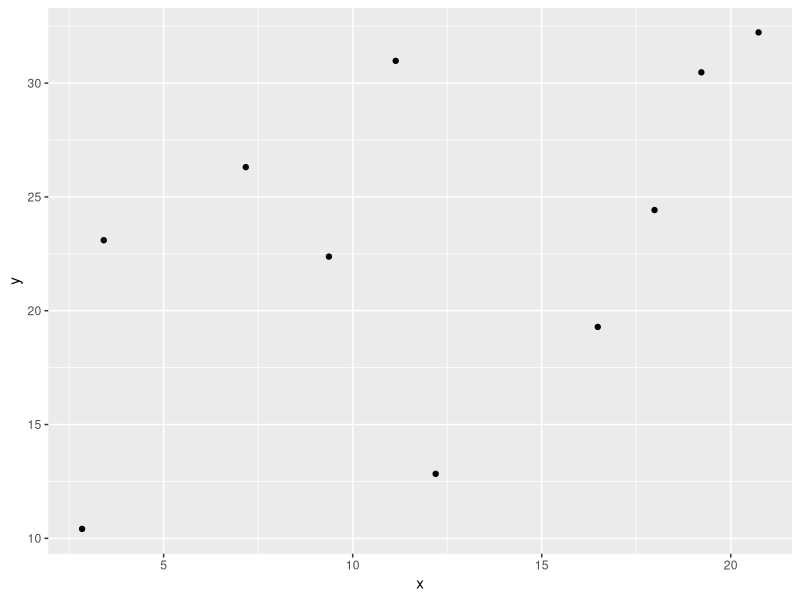
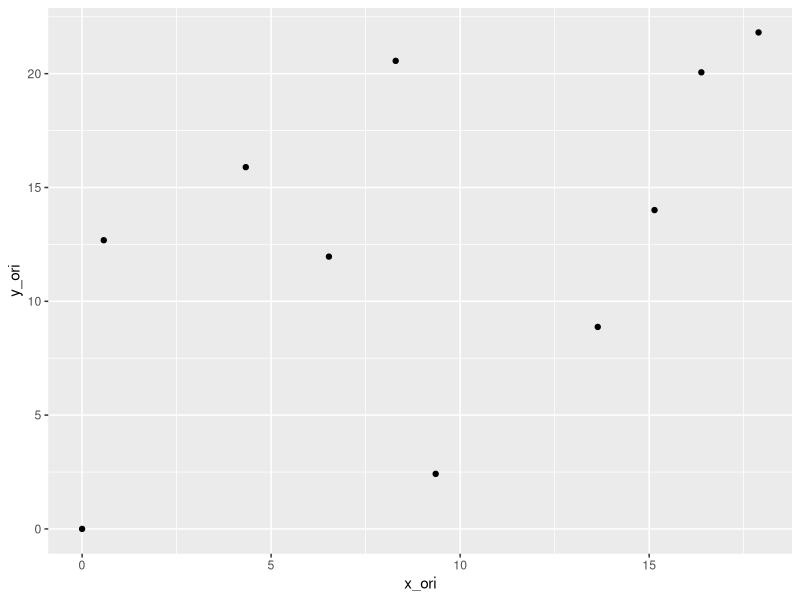

Recreate these plots in R, in order.
library(tidyverse)

## 乱数を発生させてデータテーブルを作る
x = cumsum(rnorm(10, 2, 1))
y = cumsum(rnorm(10, 2, 10))
df <- tibble::tibble(x, y)

# 原点からの距離が最小となるx, y座標を返す関数
min_dist_xy <- function(x, y){
  dist <- sqrt(x**2 + y**2)
  min_dist_index <- which(dist == min(dist))
  return(c(x[min_dist_index], y[min_dist_index]))
}

mx <- min_dist_xy(x, y)[[1]]
my <- min_dist_xy(x, y)[[2]]

#　原点に並行移動
(df <- 
  df %>% 
  mutate(x_ori = x - mx, 
         y_ori =y - my
         )
)

# 元のxy座標
ggplot(df, aes(x, y)) + 
  geom_point()

# 原点に平行移動したことを確認
ggplot(df, aes(x_ori, y_ori)) + 
  geom_point()
